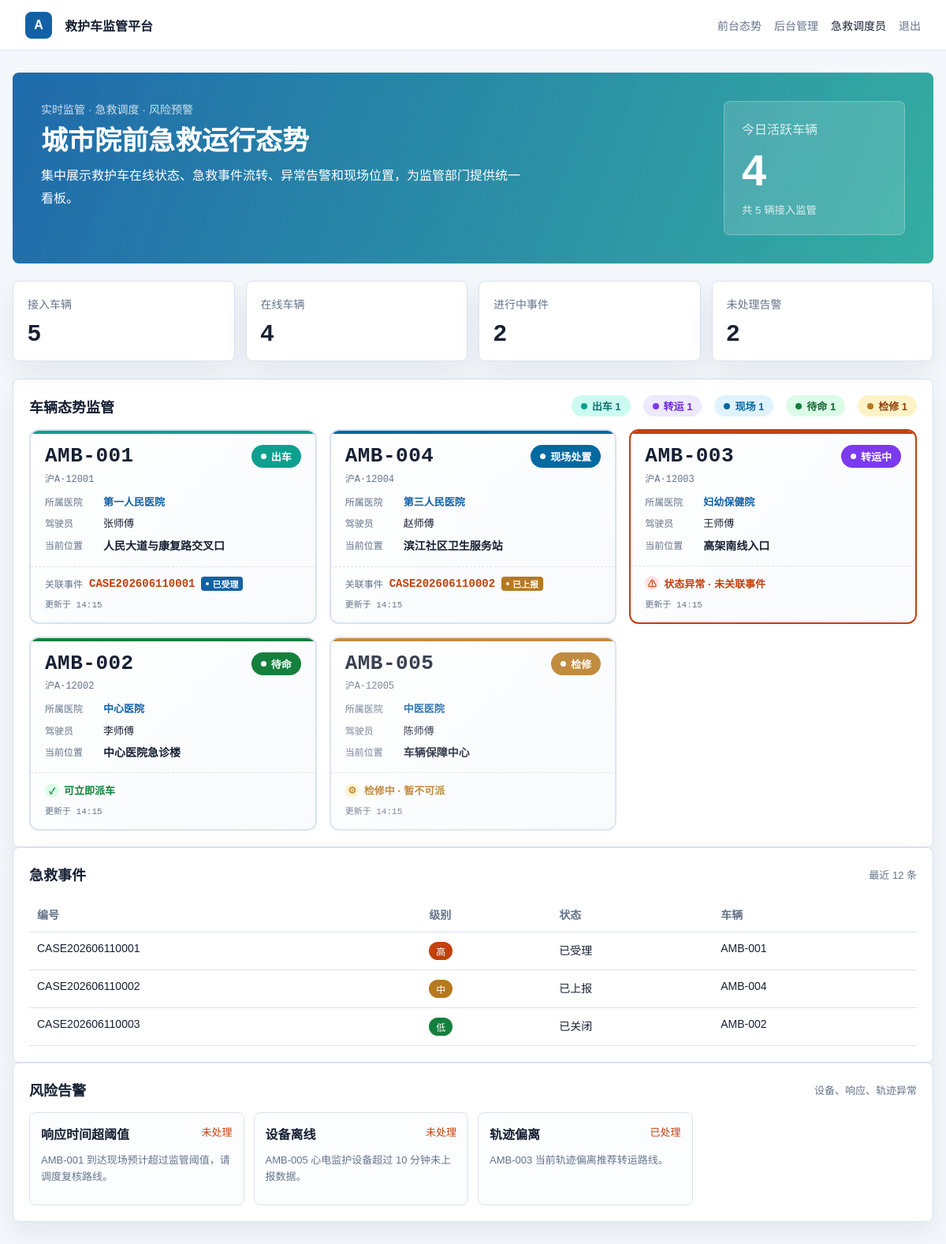
/ (signed in), run on the app's committed database.
### tables this page shows
CREATE TABLE IF NOT EXISTS ambulances (
    id INT AUTO_INCREMENT PRIMARY KEY,
    code VARCHAR(30) NOT NULL UNIQUE,
    plate_no VARCHAR(30) NOT NULL,
    hospital VARCHAR(120) NOT NULL,
    driver_name VARCHAR(50) NOT NULL,
    status VARCHAR(30) NOT NULL,
    location VARCHAR(160) NOT NULL,
    updated_at TIMESTAMP DEFAULT CURRENT_TIMESTAMP ON UPDATE CURRENT_TIMESTAMP
);

CREATE TABLE IF NOT EXISTS emergency_cases (
    id INT AUTO_INCREMENT PRIMARY KEY,
    case_no VARCHAR(40) NOT NULL UNIQUE,
    patient_name VARCHAR(80) NOT NULL,
    priority VARCHAR(20) NOT NULL,
    address VARCHAR(180) NOT NULL,
    status VARCHAR(30) NOT NULL,
    assigned_ambulance VARCHAR(30) NULL,
    dispatch_vehicle_status VARCHAR(30) NULL,
    dispatched_at TIMESTAMP NULL DEFAULT NULL,
    created_at TIMESTAMP DEFAULT CURRENT_TIMESTAMP
);

CREATE TABLE IF NOT EXISTS alerts (
    id INT AUTO_INCREMENT PRIMARY KEY,
    title VARCHAR(120) NOT NULL,
    description VARCHAR(255) NOT NULL,
    status VARCHAR(20) NOT NULL DEFAULT 'open',
    created_at TIMESTAMP DEFAULT CURRENT_TIMESTAMP
);

### src/Core/View.php (called while the page is built, shortened)
<?php
final class View
{
    public static function render(string $template, array $data = []): void
    {
        extract($data, EXTR_SKIP);
        require_once __DIR__ . '/../../templates/helpers.php';
        require __DIR__ . "/../../templates/{$template}.php";
    }
}

### src/Controllers/AppController.php (called while the page is built, shortened)
<?php
final class AppController
{
    private DashboardRepository $repo;
    public function __construct()
    {
        $this->repo = new DashboardRepository();
    }
    public function home(): void
    {
        View::render('home', [
            'overview' => $this->repo->overview(),
            'ambulances' => $this->repo->ambulancesWithDispatchInfo(),
            'cases' => $this->repo->cases(),
            'alerts' => $this->repo->alerts(),
            'user' => Auth::user(),
        ]);
    }
}

### src/Models/DashboardRepository.php (called while the page is built, shortened)
<?php
final class DashboardRepository
{
    private PDO $db;
    public function __construct()
    {
        $this->db = Database::connection();
    }
    public function cases(): array
    {
        return $this->db->query('SELECT * FROM emergency_cases ORDER BY created_at DESC LIMIT 12')->fetchAll();
    }
    public function alerts(): array
    {
        return $this->db->query('SELECT * FROM alerts ORDER BY created_at DESC LIMIT 8')->fetchAll();
    }
    public function ambulancesWithDispatchInfo(): array
    {
        $sql = 'SELECT a.*,
                       (SELECT ec.case_no FROM emergency_cases ec
                        WHERE ec.assigned_ambulance = a.code AND ec.status != "closed"
                        ORDER BY ec.created_at DESC LIMIT 1) as active_case_no,
                       (SELECT ec.status FROM emergency_cases ec
                        WHERE ec.assigned_ambulance = a.code AND ec.status != "closed"
                        ORDER BY ec.created_at DESC LIMIT 1) as active_case_status
                FROM ambulances a
                ORDER BY FIELD(a.status, "dispatching", "on_scene", "transporting", "standby", "maintenance"), a.code';
        return $this->db->query($sql)->fetchAll();
    }
}

### templates/helpers.php (called while the page is built, shortened)
<?php
if (!function_exists('h')) {
    function h(?string $value): string
    {
        return htmlspecialchars($value ?? '', ENT_QUOTES, 'UTF-8');
    }
}
if (!function_exists('statusText')) {
    function statusText(string $status): string
    {
        return [
            'standby' => '待命',
            'dispatching' => '出车',
            'on_scene' => '现场处置',
            'transporting' => '转运中',
            'maintenance' => '检修',
            'reported' => '已上报',
            'accepted' => '已受理',
            'closed' => '已关闭',
            'open' => '未处理',
            'resolved' => '已处理',
        ][$status] ?? $status;
    }
}
if (!function_exists('priorityText')) {
    function priorityText(string $priority): string
    {
        return [
            'high' => '高',
            'medium' => '中',
            'low' => '低',
        ][$priority] ?? $priority;
    }
}

### templates/home.php (the view, shortened to what this page needs)
<section class="hero">
    <div>
        <p class="eyebrow">实时监管 · 急救调度 · 风险预警</p>
        <h1>城市院前急救运行态势</h1>
        <p class="summary">集中展示救护车在线状态、急救事件流转、异常告警和现场位置，为监管部门提供统一看板。</p>
    </div>
    <div class="hero-panel">
        <span>今日活跃车辆</span>
        <strong><?= (int) $overview['ambulances_online'] ?></strong>
        <small>共 <?= (int) $overview['ambulances_total'] ?> 辆接入监管</small>
    </div>
</section>
<section class="metrics">
    <div><span>接入车辆</span><strong><?= (int) $overview['ambulances_total'] ?></strong></div>
    <div><span>在线车辆</span><strong><?= (int) $overview['ambulances_online'] ?></strong></div>
    <div><span>进行中事件</span><strong><?= (int) $overview['active_cases'] ?></strong></div>
    <div><span>未处理告警</span><strong><?= (int) $overview['alerts'] ?></strong></div>
</section>
<section class="panel">
    <div class="panel-head">
        <h2>车辆态势监管</h2>
        <div class="vehicle-status-stats">
            <span class="stat-item stat-dispatching"><i></i>出车 <?= count(array_filter($ambulances, fn($a) => $a['status'] === 'dispatching')) ?></span>
            <span class="stat-item stat-transporting"><i></i>转运 <?= count(array_filter($ambulances, fn($a) => $a['status'] === 'transporting')) ?></span>
            <span class="stat-item stat-onscene"><i></i>现场 <?= count(array_filter($ambulances, fn($a) => $a['status'] === 'on_scene')) ?></span>
            <span class="stat-item stat-standby"><i></i>待命 <?= count(array_filter($ambulances, fn($a) => $a['status'] === 'standby')) ?></span>
            <span class="stat-item stat-maintenance"><i></i>检修 <?= count(array_filter($ambulances, fn($a) => $a['status'] === 'maintenance')) ?></span>
        </div>
    </div>
    <div class="vehicle-grid">
        <?php foreach ($ambulances as $ambulance): ?>
            <?php
                $status = $ambulance['status'];
                $hasActiveCase = !empty($ambulance['active_case_no']);
                $isAbnormal = ($status === 'dispatching' || $status === 'on_scene' || $status === 'transporting') && !$hasActiveCase;
                $isMaintenance = $status === 'maintenance';
            ?>
            <article class="vehicle-status-card vehicle-status-<?= h($status) ?><?= $isAbnormal ? ' vehicle-abnormal' : '' ?><?= $isMaintenance ? ' vehicle-maintenance' : '' ?>">
                <div class="vehicle-card-header">
                    <div class="vehicle-code-block">
                        <span class="vehicle-code"><?= h($ambulance['code']) ?></span>
                        <span class="vehicle-plate"><?= h($ambulance['plate_no']) ?></span>
                    </div>
                    <span class="vehicle-status-badge status-<?= h($status) ?>">
                        <span class="pulse-dot"></span>
                        <?= statusText($status) ?>
                    </span>
                </div>
                <div class="vehicle-card-body">
                    <div class="vehicle-info-row">
                        <span class="info-label">所属医院</span>
                        <span class="info-value hospital"><?= h($ambulance['hospital']) ?></span>
                    </div>
                    <div class="vehicle-info-row">
                        <span class="info-label">驾驶员</span>
                        <span class="info-value"><?= h($ambulance['driver_name']) ?></span>
                    </div>
                    <div class="vehicle-info-row location-row">
                        <span class="info-label">当前位置</span>
                        <span class="info-value location"><?= h($ambulance['location']) ?></span>
                    </div>
                </div>
                <div class="vehicle-card-footer">
                    <?php if ($hasActiveCase): ?>
                        <div class="active-case-info">
                            <span class="case-label">关联事件</span>
                            <span class="case-no"><?= h($ambulance['active_case_no']) ?></span>
                            <span class="case-status status-tag-small status-<?= h($ambulance['active_case_status']) ?>">
                                <?= statusText($ambulance['active_case_status']) ?>
                            </span>
                        </div>
                    <?php elseif ($status === 'standby'): ?>
                        <div class="dispatch-available">
                            <span class="available-icon">✓</span>
                            <span>可立即派车</span>
                        </div>
                    <?php elseif ($isMaintenance): ?>
                        <div class="maintenance-info">
                            <span class="maintenance-icon">⚙</span>
                            <span>检修中 · 暂不可派</span>
                        </div>
                    <?php else: ?>
                        <div class="abnormal-warning">
                            <span class="warning-icon">⚠</span>
                            <span>状态异常 · 未关联事件</span>
                        </div>
                    <?php endif; ?>
                    <div class="update-time">
                        更新于 <?= h(date('H:i', strtotime($ambulance['updated_at']))) ?>
                    </div>
                </div>
            </article>
        <?php endforeach; ?>
    </div>
</section>
<section class="panel">
    <div class="panel-head">
        <h2>急救事件</h2>
        <span>最近 12 条</span>
    </div>
    <table>
        <thead>
            <tr><th>编号</th><th>级别</th><th>状态</th><th>车辆</th></tr>
        </thead>
        <tbody>
        <?php foreach ($cases as $case): ?>
            <tr>
                <td><?= h($case['case_no']) ?></td>
                <td><span class="badge priority-<?= h($case['priority']) ?>"><?= priorityText($case['priority']) ?></span></td>
                <td><?= statusText($case['status']) ?></td>
                <td><?= h($case['assigned_ambulance'] ?: '待派车') ?></td>
            </tr>
        <?php endforeach; ?>
        </tbody>
    </table>
</section>
<section class="panel">
    <div class="panel-head">
        <h2>风险告警</h2>
        <span>设备、响应、轨迹异常</span>
    </div>
    <div class="alerts">
        <?php foreach ($alerts as $alert): ?>
            <article>
                <b><?= h($alert['title']) ?></b>
                <span><?= statusText($alert['status']) ?></span>
                <p><?= h($alert['description']) ?></p>
            </article>
        <?php endforeach; ?>
    </div>
</section>
<?php
require __DIR__ . '/layout.php';

### data on the page
ambulances: code "AMB-001", plate_no "沪A·12001", status "出车", hospital "第一人民医院", driver_name "张师傅", location "人民大道与康复路交叉口", active_case_no "CASE202606110001", active_case_status "已受理", updated_at "14:15"
ambulances: code "AMB-004", plate_no "沪A·12004", status "现场处置", hospital "第三人民医院", driver_name "赵师傅", location "滨江社区卫生服务站", active_case_no "CASE202606110002", active_case_status "已上报", updated_at "14:15"
ambulances: code "AMB-003", plate_no "沪A·12003", status "转运中", hospital "妇幼保健院", driver_name "王师傅", location "高架南线入口", shows "状态异常 · 未关联事件", updated_at "14:15"
ambulances: code "AMB-002", plate_no "沪A·12002", status "待命", hospital "中心医院", driver_name "李师傅", location "中心医院急诊楼", shows "可立即派车", updated_at "14:15"
ambulances: code "AMB-005", plate_no "沪A·12005", status "检修", hospital "中医医院", driver_name "陈师傅", location "车辆保障中心", shows "检修中 · 暂不可派", updated_at "14:15"
emergency_cases: case_no "CASE202606110001", priority "高", status "已受理", assigned_ambulance "AMB-001"
emergency_cases: case_no "CASE202606110002", priority "中", status "已上报", assigned_ambulance "AMB-004"
emergency_cases: case_no "CASE202606110003", priority "低", status "已关闭", assigned_ambulance "AMB-002"
alerts: title "响应时间超阈值", status "未处理", description "AMB-001 到达现场预计超过监管阈值，请调度复核路线。"
alerts: title "设备离线", status "未处理", description "AMB-005 心电监护设备超过 10 分钟未上报数据。"
alerts: title "轨迹偏离", status "已处理", description "AMB-003 当前轨迹偏离推荐转运路线。"

### other printed values
$user['name'] "急救调度员"
$overview['ambulances_online'] "4"
$overview['ambulances_total'] "5"
$overview['active_cases'] "2"
$overview['alerts'] "2"
count(array_filter($ambulances, fn($a) => $a['status'] === 'standby')) "1"
